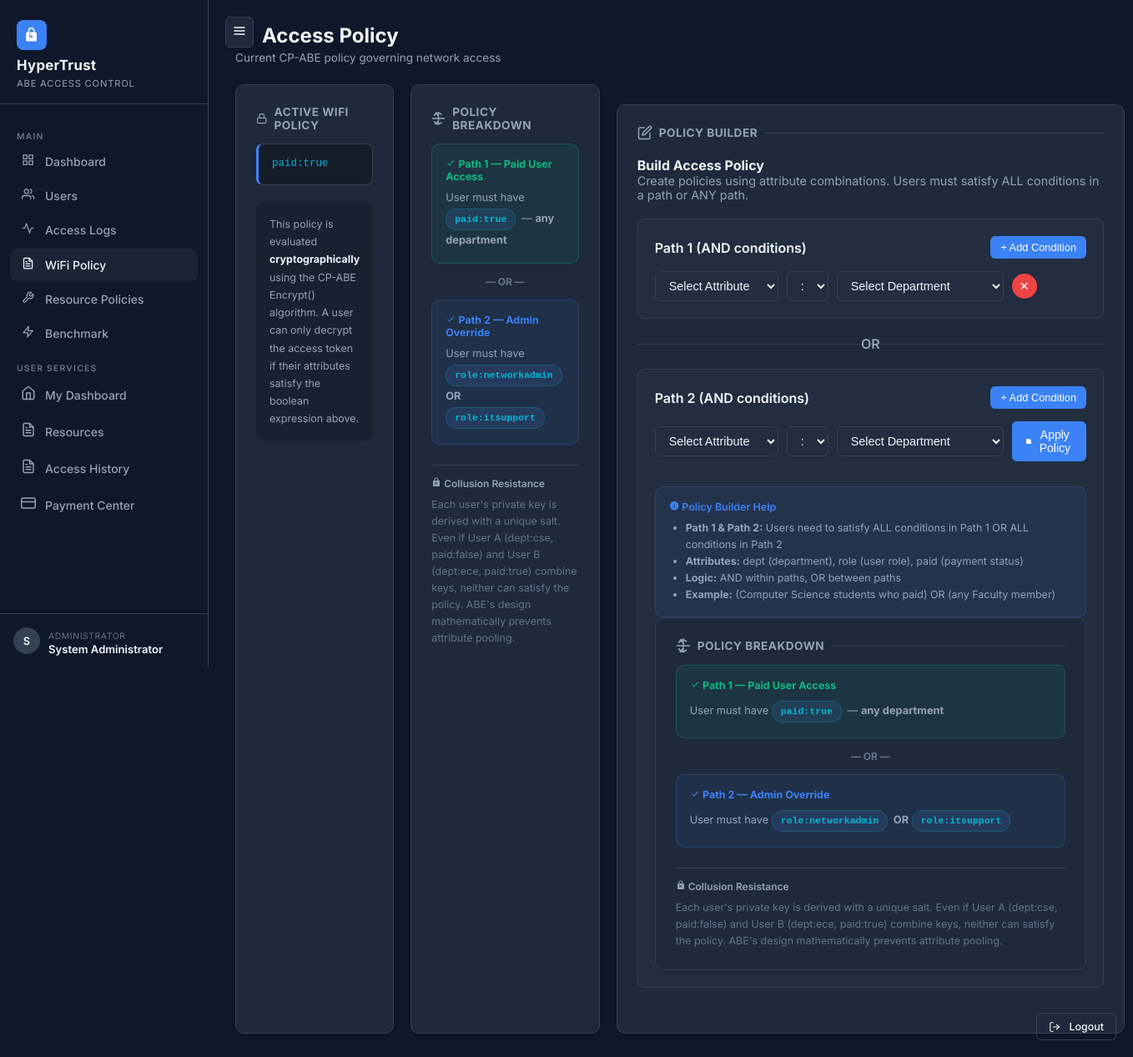
/admin/policy (signed in), run on an earlier commit of the app's database.
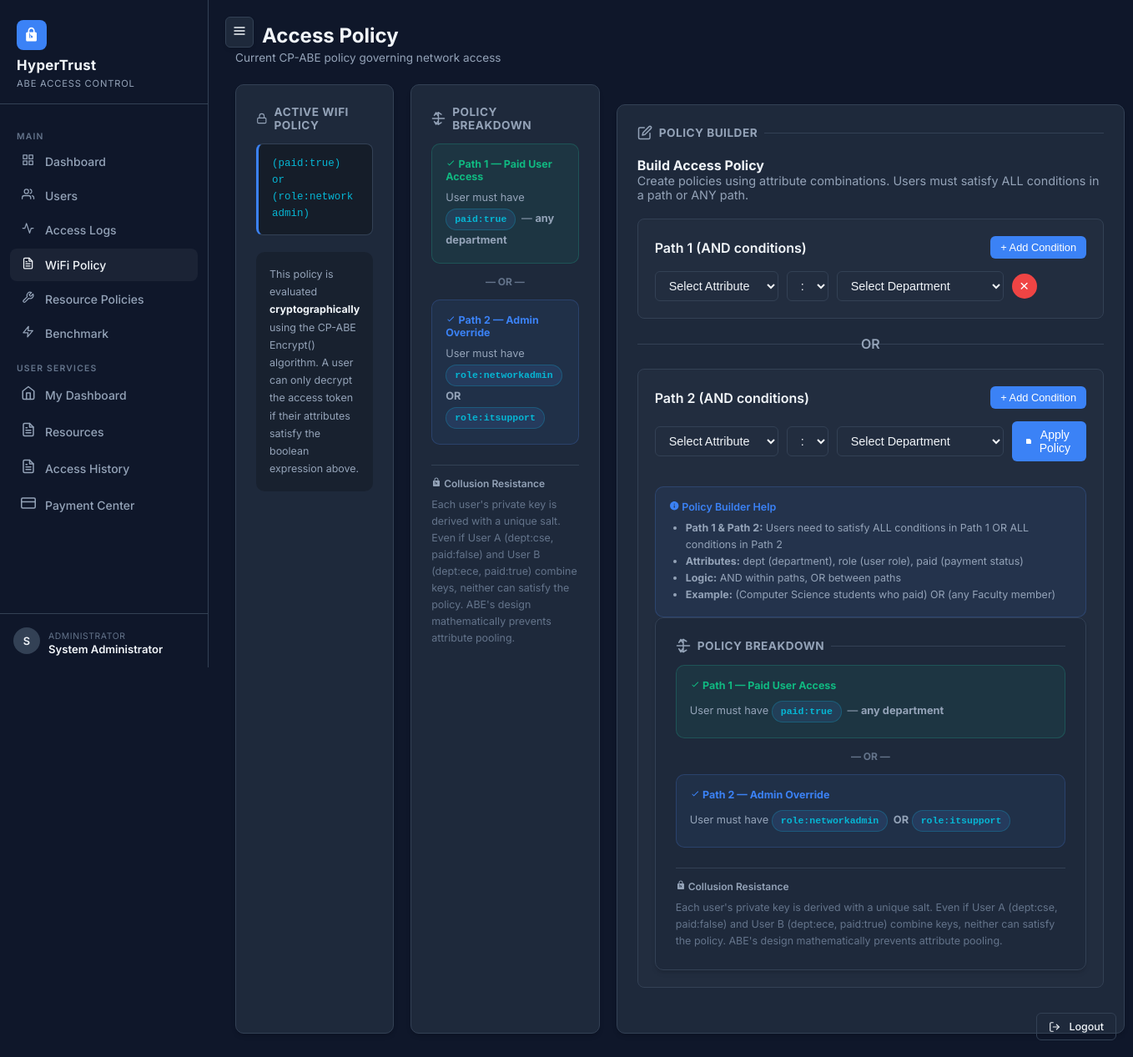
And on a later commit of the database.
### tables this page shows
CREATE TABLE system_settings (
    key   TEXT PRIMARY KEY,
    value TEXT NOT NULL
);

### routes/admin.py (the view)
@admin_bp.route("/policy")
@admin_required
def policy():
    db = get_db()
    active_policy = get_wifi_policy(db)
    return render_template(
        "admin/policy.html",
        active_policy=active_policy,
        default_policy=DEFAULT_POLICY
    )

### db.py (called while the page is built)
def get_db():
    if "db" not in g:
        g.db = sqlite3.connect(
            current_app.config["DB_PATH"],
            detect_types=sqlite3.PARSE_DECLTYPES
        )
        g.db.row_factory = sqlite3.Row
        g.db.execute("PRAGMA foreign_keys = ON")
    return g.db

def get_wifi_policy(db) -> str:
    row = db.execute(
        "SELECT value FROM system_settings WHERE key = 'wifi_policy'"
    ).fetchone()
    if row:
        return row["value"]
    return DEFAULT_WIFI_POLICY

### routes/admin.py (called while the page is built)
def admin_required(f):
    @wraps(f)
    def decorated(*args, **kwargs):
        if "user_id" not in session:
            flash("Session expired or invalid. Please log in again.", "warning")
            return redirect(url_for("auth.login"))
        if not session.get("is_admin"):
            return render_template("errors/403.html"), 403
        return f(*args, **kwargs)
    return decorated

### templates/admin/policy.html (shortened to what the changed rows need)
{% extends "base.html" %}
{% block content %}
<div class="page-header">
    <h2 style="display:flex;align-items:center;gap:8px;"> Access Policy</h2>
</div>
<div class="grid-2">
<div class="grid-2">
    <div class="glass-card p-6">
        <div class="section-title"><svg viewBox="0 0 24 24" width="18" height="18" fill="none" stroke="currentColor"
                stroke-width="2" stroke-linecap="round" stroke-linejoin="round">
                <rect x="3" y="11" width="18" height="11" rx="2" ry="2"></rect>
                <path d="M7 11V7a5 5 0 0 1 10 0v4"></path>
            </svg> Active WiFi Policy</div>
        <div class="policy-box">{{ active_policy }}</div>
        <div style="margin-top:20px;padding:16px;background:rgba(0,0,0,0.2);border-radius:10px;">
            <p style="font-size:0.78rem;color:var(--text-secondary);line-height:1.7;">
            </p>
        </div>
    </div>
</div>
</div>
{% endblock %}

What changed in the data, as far as the page shows it:
added system_settings: value "(paid:true) or (role:networkadmin)"
Also different on the page:
{{ active_policy }}: "paid:true" → (not shown)
